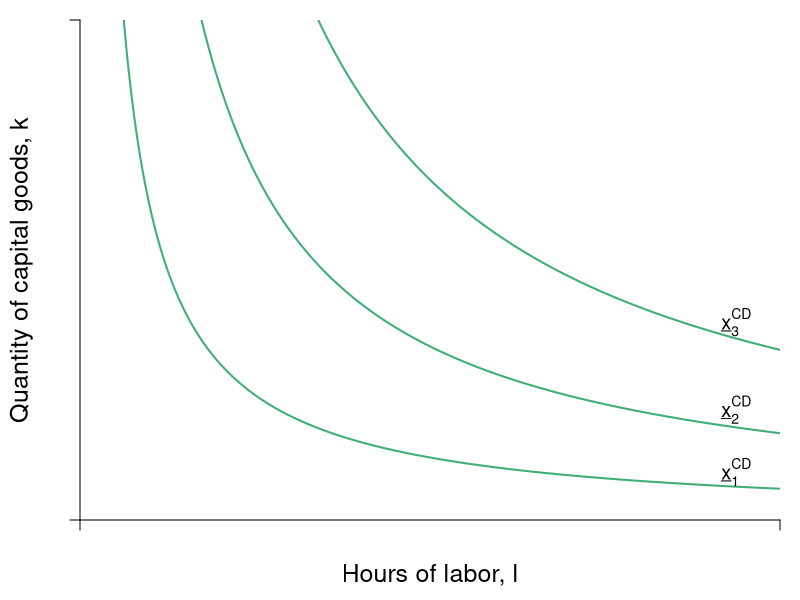

Generate this figure with R:
require(shape)
pdf(file = "specprodexch/cd_isoquant_comparison.pdf", width = 7, height = 7)

#Set parameters for graphics
axislabelsize <- 1.5
labelsize <- 1.2
graphlinewidth <- 2
segmentlinewidth <- 1.5

COL <- c("#7fc97f", "#beaed4", "#fdc086", "#ffff99", "#386cb0", "#f0027f", "#bf5b17", "#666666")
COLA <- c("#99d8c9","#66c2a4","#41ae76", "#238b45", "#005824")
COLB <- c("#4eb3d3", "#2b8cbe", "#0868ac","#084081")

#Edited the margins to cater for the larger LHS labels
par(mar =  c(4, 4, 1, 1))

isocost <- function(l, c = 10, w = 1, r = 1) {
  c - (w/r)*l
}


isoquant <- function(l, alpha = 0.5, x = 5) {
  (x / l^alpha)^(1/(1 - alpha))
}


xlims <- c(0, 12)
ylims <- c(0, 12)

npts <- 501 
x <- seq(xlims[1], xlims[2], length.out = npts)
y <- seq(ylims[1], ylims[2], length.out = npts) 
a <- c(13, 16.75, 19.25)

plot(0, 0, xlim = xlims, ylim = ylims, type = "n",
     xlab = expression(paste("")),
     ylab = expression(paste("")), 
     xaxt = "n", 
     yaxt = "n", 
     cex.lab = axislabelsize, 
     bty = "n",
     xaxs="i", 
     yaxs="i")

# ticksy <- seq(from = ylims[1], to = ylims[2], by = 1)
# ylabels <- seq(from = ylims[1], to = ylims[2], by = 1)
# ticksx <- seq(from = xlims[1], to = xlims[2], by = 1)
# xlabels <- seq(from = xlims[1], to = xlims[2], by = 1)
# ticksy <- c(0, isoquant(l = 2.68), isoquant(l = 5), isoquant(l = 9.35) , ylims[2])
# ylabels <- c(NA, expression(paste(k[a])), expression(paste(k,"*")), expression(paste(k[b])), NA)
# ticksx <- c(0, 2.68, 5, 9.35, xlims[2])
# xlabels <- c(NA, expression(paste(l[a])), expression(paste(l,"*")), expression(paste(l[b])), NA)

ticksy <- c(0, NA, ylims[2])
ylabels <- c(NA, NA, NA)
ticksx <- c(0, NA, xlims[2])
xlabels <- c(NA, NA, NA)



axis(1, at = ticksx, pos = 0, labels = xlabels, cex.axis = labelsize)
axis(2, at = ticksy, pos = 0, labels = ylabels, las = 1, cex.axis = labelsize)

npts <- 500 
xx1 <- seq(xlims[1], xlims[2], length.out = npts)

#lines(xx1, bcA(xx1, w = 10, p = 1.5), col = COLB[3], lwd = graphlinewidth)
# lines(xx1, isocost(xx1, c = 10, w = 1, r = 1), col = COLB[3], lwd = graphlinewidth)
# lines(xx1, isocost(xx1, c = 8, w = 1, r = 1), col = COLB[3], lwd = graphlinewidth)
# lines(xx1, isocost(xx1, c = 12, w = 1, r = 1), col = COLB[3], lwd = graphlinewidth)
lines(xx1, isoquant(xx1, x = 5, alpha = 0.5), col = COLA[3], lwd = graphlinewidth)
lines(xx1, isoquant(xx1, x = 3, alpha = 0.5), col = COLA[3], lwd = graphlinewidth)
lines(xx1, isoquant(xx1, x = 7, alpha = 0.5), col = COLA[3], lwd = graphlinewidth)

#Label the axes
mtext(expression(paste("Hours of labor, ", l)), side=1, line = 2.5, cex = axislabelsize)
text(-1, 0.5*ylims[2], expression(paste("Quantity of capital goods, ", k)), xpd = TRUE, cex = axislabelsize, srt = 90) 

#Label the isoquant curve
#text(11.25, 3.15, expression("isoquant"), cex = labelsize)

text(11.25, 1.15, expression(paste(underline(x)[1]^{CD})), cex = labelsize)
text(11.25, 2.65, expression(paste(underline(x)[2]^{CD})), cex = labelsize)
text(11.25, 4.75, expression(paste(underline(x)[3]^{CD})), cex = labelsize)


#Label the price lines
#text(6.75, 1, expression(paste(c[1])))
#text(8, 1.3, expression(paste(p[x] == 1)))
#text(8.75, 1, expression(paste(c[2])))
#text(11.3, 3.7, expression(paste(p[x] == 0.5)))
#text(10.75, 1, expression(paste(c[3])))
#text(11.3, 6.5, expression(paste(p[x] == 0.25)))

#Add the contour plot for the indifference curves
# contour(x, y, 
#         outer(x, y, uA),
#         drawlabels = FALSE,
#         col = COLA[3],
#         lwd = graphlinewidth,
#         levels = a, 
#         xaxs="i", 
#         yaxs="i", 
#         add = TRUE)

#Add the offer curve (superimposed on the indifference curves tangent to the price lines)
#xx2 <- seq(2, xlims[2], length.out = npts)
#lines(xx2, offerCurve(xx2, w = 10, rmax = 2, xmax = 12), col = COL[3], lwd = graphlinewidth)

#Annotate points on offer curve mrs = p for each of p = 1, 0.5, 0.25
#Where mrs = 2 - (1/6)*x

#Label a
# segments(2.68, 0, 2.68, isoquant(l = 2.68), lty = 2, col = "gray" , lwd = segmentlinewidth)
# segments(0, isoquant(l = 2.68) , 2.68, isoquant(l = 2.68), lty = 2, col = "gray" , lwd = segmentlinewidth)
# points(2.68, isoquant(l = 2.68), pch = 16, col = "black", cex = 1.5)
# text(2.68 + 0.25, isoquant(l = 2.68) + 0.25, expression(paste(a)), cex = labelsize)

#Label b
# segments(9.35, 0, 9.35, isoquant(9.35), lty = 2, col = "gray" , lwd = segmentlinewidth)
# segments(0, isoquant(l = 9.35) , 9.35, isoquant(l = 9.35), lty = 2, col = "gray" , lwd = segmentlinewidth)
# points(9.35, isoquant(l = 9.35), pch = 16, col = "black", cex = 1.5)
# text(9.35 + 0.25, isoquant(l = 9.35) + 0.25, expression(paste(b)), cex = labelsize)


#Label i
# segments(0, 5, 5, 5, lty = 2, col = "gray" , lwd = segmentlinewidth)
# segments(5, 0, 5, 5, lty = 2, col = "gray" , lwd = segmentlinewidth)
# points(5, 5, pch = 16, col = "black", cex = 1.5)
# text(5.25, 5.25, expression(paste(i)), cex = labelsize)

#Add mrs = mrt at i
# text(5, 10.25, expression(paste(mrts(l,k) == mrt(l,k))), cex = labelsize)
# text(5, 9.25, expression(paste(frac(mp[l], mp[k]) == frac(w,p[k]))), cex = labelsize)
# Arrows(5, 8.5, 5, 5.5, col = "black", lty = 1, lwd = 2, arr.type = "triangle", arr.lwd = 0.5)


#text(9, 5.9, expression(paste(b)), cex = labelsize)
#text(10.5, 7.775, expression(paste(c)), cex = labelsize)

dev.off()
